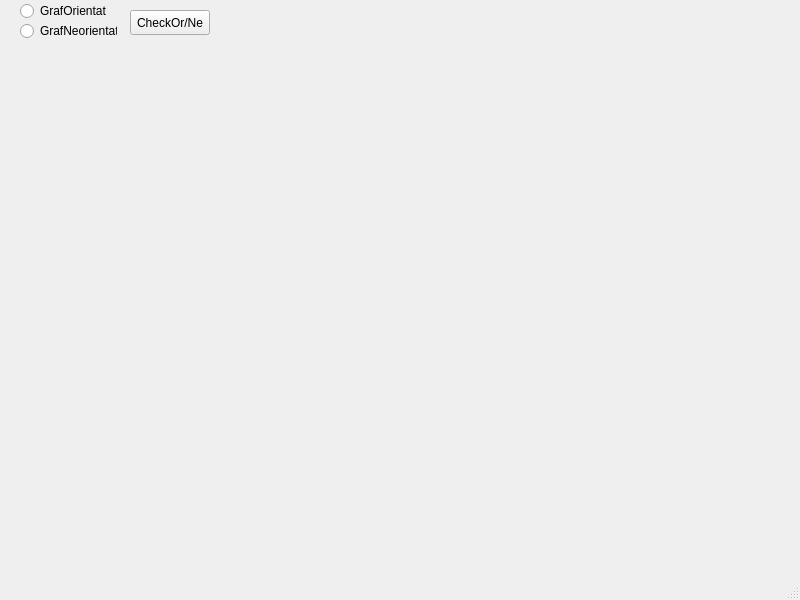
<?xml version="1.0" encoding="UTF-8"?>
<ui version="4.0">
 <class>MainWindow</class>
 <widget class="QMainWindow" name="MainWindow">
  <property name="geometry">
   <rect>
    <x>0</x>
    <y>0</y>
    <width>800</width>
    <height>600</height>
   </rect>
  </property>
  <property name="windowTitle">
   <string>MainWindow</string>
  </property>
  <widget class="QWidget" name="centralwidget">
   <widget class="QRadioButton" name="radioButton">
    <property name="geometry">
     <rect>
      <x>20</x>
      <y>0</y>
      <width>101</width>
      <height>22</height>
     </rect>
    </property>
    <property name="text">
     <string>GrafOrientat</string>
    </property>
   </widget>
   <widget class="QRadioButton" name="radioButton_2">
    <property name="geometry">
     <rect>
      <x>20</x>
      <y>20</y>
      <width>97</width>
      <height>22</height>
     </rect>
    </property>
    <property name="text">
     <string>GrafNeorientat</string>
    </property>
   </widget>
   <widget class="QPushButton" name="pushButton">
    <property name="geometry">
     <rect>
      <x>130</x>
      <y>10</y>
      <width>80</width>
      <height>25</height>
     </rect>
    </property>
    <property name="text">
     <string>CheckOr/Ne</string>
    </property>
   </widget>
  </widget>
  <widget class="QMenuBar" name="menubar">
   <property name="geometry">
    <rect>
     <x>0</x>
     <y>0</y>
     <width>800</width>
     <height>25</height>
    </rect>
   </property>
  </widget>
  <widget class="QStatusBar" name="statusbar"/>
 </widget>
 <resources/>
 <connections/>
</ui>
